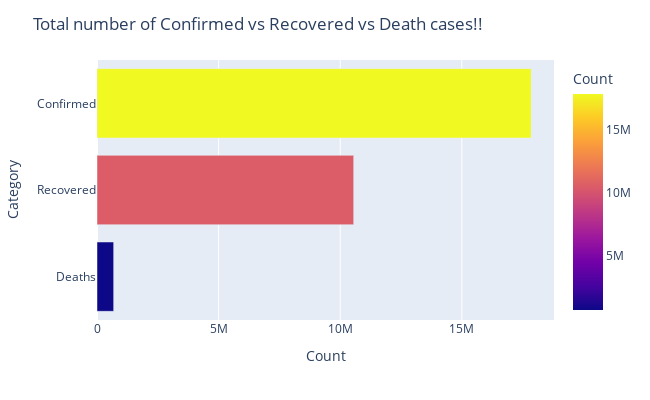

The notebook cell saved with this chart:
### Code cell
#temp.head(1)[['Confirmed', 'Deaths', 'Recovered']].plot(kind='bar')
tot_count = pd.DataFrame({'Category':'Deaths', 'Count':temp.head(1)['Deaths']})
tot_count = tot_count.append({'Category':'Recovered','Count':int(temp.head(1)['Recovered'])}, ignore_index=True)
tot_count = tot_count.append({'Category':"Confirmed",'Count':int(temp.head(1)['Confirmed'])}, ignore_index=True)
#print(tot_count.head()) #Uncomment this if you want to print the Head values
fig = px.bar(tot_count, x='Count', y='Category',
             hover_data=['Count'], color='Count',
             labels={}, orientation='h',height=400, width = 650)
fig.update_layout(title_text='Total number of Confirmed vs Recovered vs Death cases!!')
fig.show()

### Figure 1 — Plotly figure (JSON) as saved in the notebook; plotly's stock layout.template omitted (floating-point values rounded to 4 significant figures)
{"data": [{"alignmentgroup": "True", "customdata": [[685100.0], [10550000.0], [17850000.0]], "hovertemplate": "Count=%{marker.color}<br>Category=%{y}<extra></extra>", "legendgroup": "", "marker": {"color": [685100.0, 10550000.0, 17850000.0], "coloraxis": "coloraxis"}, "name": "", "offsetgroup": "", "orientation": "h", "showlegend": false, "textposition": "auto", "type": "bar", "x": [685100.0, 10550000.0, 17850000.0], "xaxis": "x", "y": ["Deaths", "Recovered", "Confirmed"], "yaxis": "y"}], "layout": {"barmode": "relative", "coloraxis": {"colorbar": {"title": {"text": "Count"}}, "colorscale": [[0.0, "#0d0887"], [0.1111, "#46039f"], [0.2222, "#7201a8"], [0.3333, "#9c179e"], [0.4444, "#bd3786"], [0.5556, "#d8576b"], [0.6667, "#ed7953"], [0.7778, "#fb9f3a"], [0.8889, "#fdca26"], [1.0, "#f0f921"]]}, "height": 400, "legend": {"tracegroupgap": 0}, "margin": {"t": 60}, "title": {"text": "Total number of Confirmed vs Recovered vs Death cases!!"}, "width": 650, "xaxis": {"anchor": "y", "domain": [0.0, 1.0], "title": {"text": "Count"}}, "yaxis": {"anchor": "x", "domain": [0.0, 1.0], "title": {"text": "Category"}}}}
